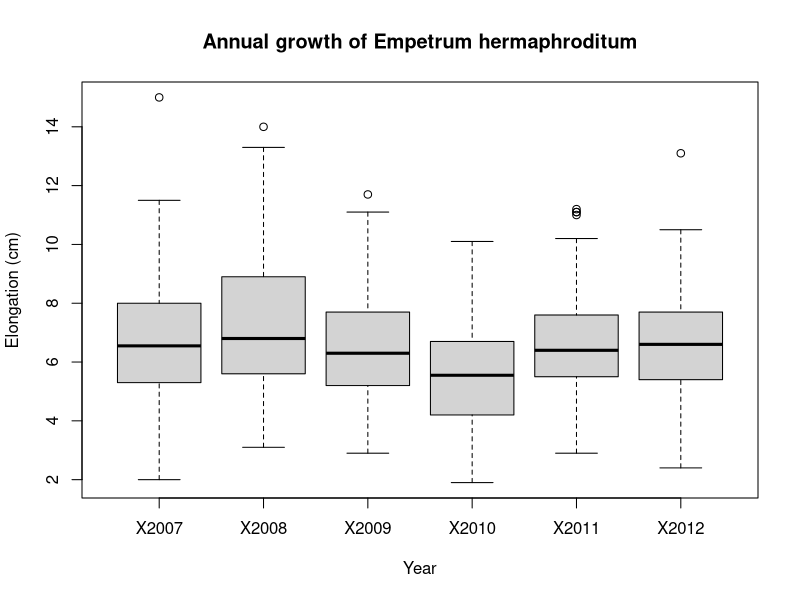
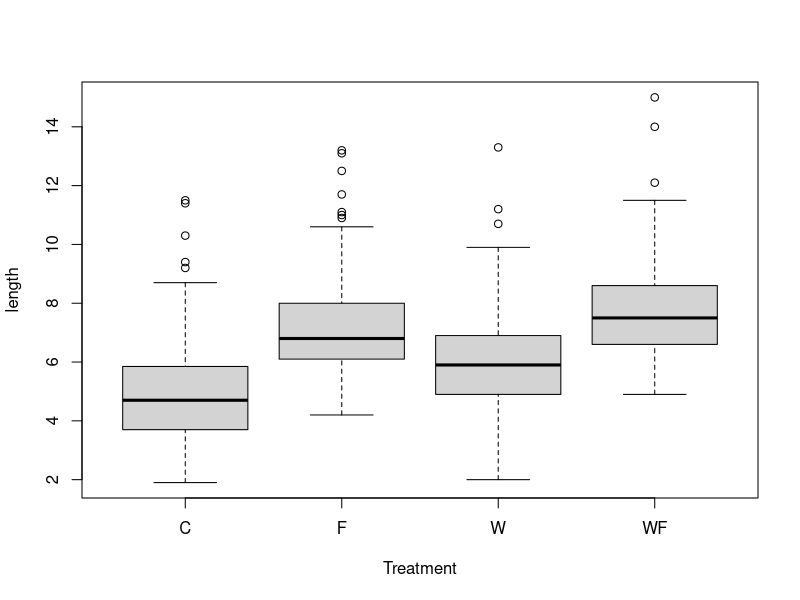

These charts were generated, in order, by the following R code:
# Introduction to data manipulation in R
# Author: Elin Swank
# Date: 10/05/2023

# 1. SUBSET, EXTRACT, AND MODIFY DATA WITH R OPERATORS

# Set your working directory to where the folder is saved on your computer
setwd()
# it is already set in the R project folder/repo

# Load the elongation data
elongation <- read.csv("04_Data_manip_1/EmpetrumElongation.csv", header = TRUE)   

# Check import and preview data
head(elongation)   # first few observations
str(elongation)    # types of variables

# Let's get some information out of this object!
elongation$Indiv   # prints out all the ID codes in the dataset
length(unique(elongation$Indiv))   # returns the number of distinct shrubs in the data

# Here's how we get the value in the second row and fifth column
elongation[2,5]

# Here's how we get all the info for row number 6
elongation[6, ]

# And of course you can mix it all together!
elongation[6, ]$Indiv   # returns the value in the column Indiv for the sixth observation
# (much easier calling columns by their names than figuring out where they are!)

# Let's access the values for Individual number 603
elongation[elongation$Indiv == 603, ]


# Subsetting with one condition

elongation[elongation$Zone < 4, ]    # returns only the data for zones 2-3
elongation[elongation$Zone <= 4, ]   # returns only the data for zones 2-3-4


# This is completely equivalent to the last statement
elongation[!elongation$Zone >= 5, ]   # the ! means exclude


# Subsetting with two conditions
elongation[elongation$Zone == 2 | elongation$Zone == 7, ]    # returns only data for zones 2 and 7
elongation[elongation$Zone == 2 & elongation$Indiv %in% c(300:400), ]    # returns data for shrubs in zone 2 whose ID numbers are between 300 and 400

## CHANGING VARIABLE NAMES AND VALUES IN A DATA FRAME

# Let's create a working copy of our object
elong2 <- elongation

# Now suppose you want to change the name of a column: you can use the names() function
# Used on its own, it returns a vector of the names of the columns. Used on the left side of the assign arrow, it overwrites all or some of the names to value(s) of your choice.

names(elong2)                 # returns the names of the columns

names(elong2)[1] <- "zone"    # Changing Zone to zone: we call the 1st element of the names vector using brackets, and assign it a new value
names(elong2)[2] <- "ID"      # Changing Indiv to ID: we call the 2nd element and assign it the desired value

# Now suppose there's a mistake in the data, and the value 5.1 for individual 373 in year 2008 should really be 5.7

## - option 1: you can use row and column number
elong2[1,4] <- 5.7

## - option 2: you can use logical conditions for more control
elong2[elong2$ID == 373, ]$X2008 <- 5.7   # completely equivalent to option 1

## CREATING A FACTOR

# Let's check the classes
str(elong2)

# The zone column shows as integer data (whole numbers), but it's really a grouping factor (the zones could have been called A, B, C, etc.) Let's turn it into a factor:

elong2$zone <- as.factor(elong2$zone)        # converting and overwriting original class
str(elong2)                                  # now zone is a factor with 6 levels

## CHANGING A FACTOR'S LEVELS

levels(elong2$zone)  # shows the different factor levels

levels(elong2$zone) <- c("A", "B", "C", "D", "E", "F")   # you can overwrite the original levels with new names

# You must make sure that you have a vector the same length as the number of factors, and pay attention to the order in which they appear!

# 2. WHAT IS TIDY DATA AND HOW DO WE ACHIEVE IT

install.packages("tidyr")  # install the package
library(tidyr)             # load the package


elongation_long <- gather(elongation, Year, Length,                           # in this order: data frame, key, value
                          c(X2007, X2008, X2009, X2010, X2011, X2012))        # we need to specify which columns to gather

# Here we want the lengths (value) to be gathered by year (key)

# Let's reverse! spread() is the inverse function, allowing you to go from long to wide format
elongation_wide <- spread(elongation_long, Year, Length)

elongation_long2 <- gather(elongation, Year, Length, c(3:8))

boxplot(Length ~ Year, data = elongation_long,
        xlab = "Year", ylab = "Elongation (cm)",
        main = "Annual growth of Empetrum hermaphroditum")

# 3. EXPLORE THE MOST COMMON AND USEFUL FUNCTIONS OF dplyr

install.packages("dplyr")  # install the package
library(dplyr)              # load the package

# 3.a. rename() VARIABLES

elongation_long <- rename(elongation_long, zone = Zone, indiv = Indiv, year = Year, length = Length)     # changes the names of the columns (getting rid of capital letters) and overwriting our data frame

# As we saw earlier, the base R equivalent would have been
names(elongation_long) <- c("zone", "indiv", "year", "length")

# 3.b. filter() ROWS AND select() COLUMNS

# FILTER OBSERVATIONS

# Let's keep observations from zones 2 and 3 only, and from years 2009 to 2011

elong_subset <- filter(elongation_long, zone %in% c(2, 3), year %in% c("X2009", "X2010", "X2011")) # you can use multiple different conditions separated by commas

# For comparison, the base R equivalent would be (not assigned to an object here):
elongation_long[elongation_long$zone %in% c(2,3) & elongation_long$year %in% c("X2009", "X2010", "X2011"), ]
# NOTE: using %in% here to match a list of exact (character) values.

# SELECT COLUMNS

# Let's ditch the zone column just as an example

elong_no.zone <- dplyr::select(elongation_long, indiv, year, length)   # or alternatively
elong_no.zone <- dplyr::select(elongation_long, -zone) # the minus sign removes the column

# For comparison, the base R equivalent would be (not assigned to an object here):
elongation_long[ , -1]  # removes first column

# A nice hack! select() lets you rename and reorder columns on the fly
elong_no.zone <- dplyr::select(elongation_long, Year = year, Shrub.ID = indiv, Growth = length)

# Neat, uh?

# 3.c. mutate() YOUR DATASET BY CREATING NEW COLUMNS

# CREATE A NEW COLUMN

elong_total <- mutate(elongation, total.growth = X2007 + X2008 + X2009 + X2010 + X2011 + X2012)

# 3.d. groupby() CERTAIN FACTORS TO PERFORM OPERATIONS ON CHUNKS OF DATA

# GROUP DATA

elong_grouped <- group_by(elongation_long, indiv)   # grouping our dataset by individual

# 3.e. summarise() DATA WITH A RANGE OF SUMMARY STATISTICS

# SUMMARISING OUR DATA

summary1 <- summarise(elongation_long, total.growth = sum(length))
summary2 <- summarise(elong_grouped, total.growth = sum(length))

summary3 <- summarise(elong_grouped, total.growth = sum(length),
                      mean.growth = mean(length),
                      sd.growth = sd(length))

# 6. ..._join() DATASETS BASED ON SHARED ATTRIBUTES

# Load the treatments associated with each individual

treatments <- read.csv("04_Data_manip_1/EmpetrumTreatments.csv", header = TRUE, sep = ";")
head(treatments)

# Join the two data frames by ID code. The column names are spelled differently, so we need to tell the function which columns represent a match. We have two columns that contain the same information in both datasets: zone and individual ID.

experiment <- left_join(elongation_long, treatments, by = c("indiv" = "Indiv", "zone" = "Zone"))

# We see that the new object has the same length as our first data frame, which is what we want. And the treatments corresponding to each plant have been added!

experiment2 <- merge(elongation_long, treatments, by.x = c("zone", "indiv"), by.y = c("Zone", "Indiv"))  
# same result!

boxplot(length ~ Treatment, data = experiment)
